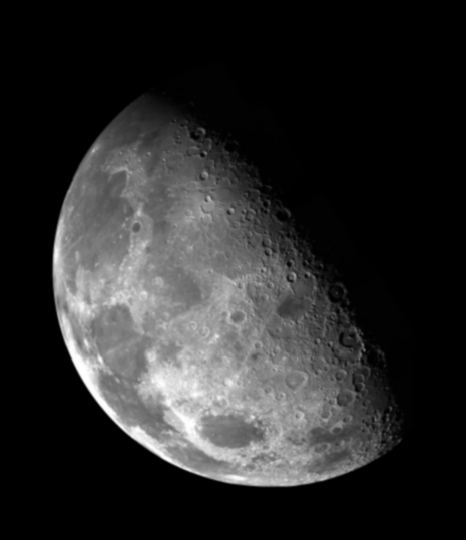
%> input picture 数字图像处理实验/lab4/p1/Fig_blurry_moon.tif, 466 x 540 px
$ octave assignment.m   (GNU Octave 9; MATLAB toolbox functions it lacks are replaced by stand-ins)
%> lines starting %> are read from the running program, lines starting %| are printed output that depends on the picture; in (x1, y1, x2, y2) boxes, pixels count from 0 and x2, y2 are one past the last pixel; in counts of white or black regions, pixels touching at a corner belong together; the program's own positions count from 1
### 数字图像处理实验/Lab1/Shrink.m
function [ image2 ] = Shrink( image,factor )
%UNTITLED2 此处显示有关此函数的摘要
%   此处显示详细说明
image2_x = size(image,1)/factor;
image2_y = size(image,2)/factor;
image2 = zeros(image2_x,image2_y);
for i = 1:image2_x
    for j = 1:image2_y
        image3 = image((i-1)*factor+1:i*factor,(j-1)*factor+1:j*factor);
        image2(i,j) = mean(mean(image3));
    end
end
end

### 数字图像处理实验/Lab1/Zoom.m
function [ image2 ] = Zoom( image,factor)
%UNTITLED4 此处显示有关此函数的摘要
%   此处显示详细说明
f = ones(factor,factor);
image2 = kron(image,f);
end

### 数字图像处理实验/Lab1/trans_greyIntensity.m
% function [ image2 ] = trans_greyIntensity( image,gray_level )
% %UNTITLED6 此处显示有关此函数的摘要
% %   此处显示详细说明
% reduce = 256/gray_level;
% image2 = fix(image/reduce*255/(gray_level-1));
%
% end
function reducedImage = trans_greyIntensity(image, numLevels)
    % Validate numLevels as an integer power of 2
    if mod(log2(numLevels), 1) ~= 0 || numLevels < 2 || numLevels > 256
        error('numLevels must be an integer power of 2 between 2 and 256.');
    end

    % Normalize the image to the range [0, 1]
    image = double(image) / 255;

    % Scale the image to the range [0, numLevels - 1]
    scaledImage = floor(image * numLevels);

    % Scale back to the range [0, 255] with reduced intensity levels
    reducedImage = uint8(scaledImage * (255 / (numLevels - 1)));

    % Display the original and reduced images for comparison
    figure;
    subplot(1, 2, 1), imshow(image * 255, []), title('Original Image');
    subplot(1, 2, 2), imshow(reducedImage, []), title(['Reduced to ', num2str(numLevels), ' Levels']);
end

### 数字图像处理实验/Lab1/assignment.m
% 分析可知，图像可分为三部分，
% 第一部分是245*512的黑色，
% 第二部分是20*236的黑色+20*40的白色+20*236的黑色
% 第三部分是245*512的黑色
image1 = zeros(246,512);                %生成第一部分
image2 = zeros(20,236);                 %生成第二部分的黑色
image3 = ones(20,40);                   %生成第二部分的白色
image4 = [image2 image3 image2];        %拼接第二部分
image5 = [image1;image4;image1];        %拼接三个部分，image5即为需要生成的图像
imshow(image5);                         %展示图像
imwrite(image5,'F:\dip\p1\test.bmp');   %保存为test.bmp
I = imread('F:\dip\p1\test.bmp');       %将图像读取到变量I中
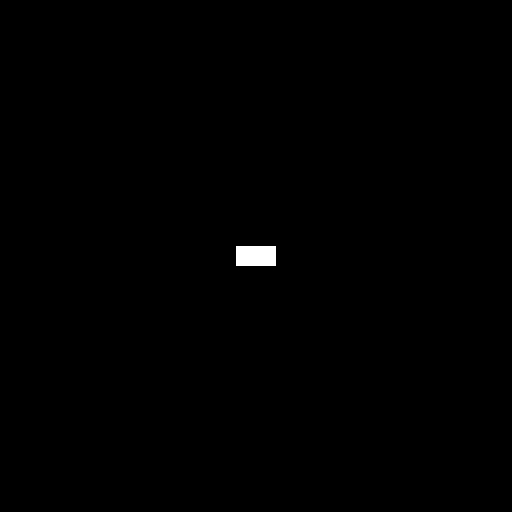
%> I: size 512x512 uint8; 0.31% white; 1 white region, box (x1, y1, x2, y2) and area: (236, 246, 276, 266) 800
imshow(I)
imwrite(image5,'F:\dip\p1\test.jpg')    %将图像保存为jpg格式
imwrite(image5,'F:\dip\p1\test.tif')    %将图像保存为tif格式
image6 = 1 - image5;
% imshow(image6)
image7 = imread('F:\dip\p1\Fig_blurry_moon.tif');
%> image7 is the input picture: size 540x466 uint8; min 0, max 254, mean 42.7
image8 = 255 - image7;
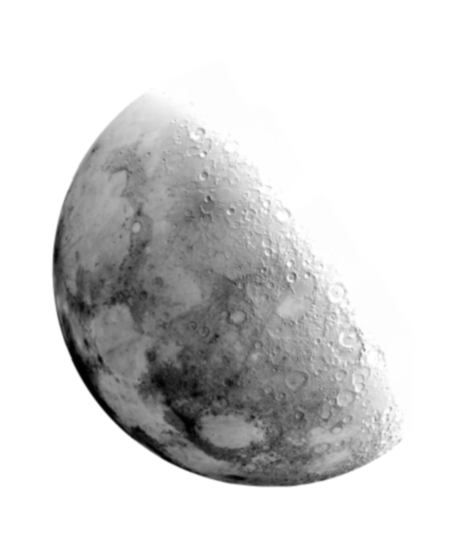
%> image8: size 540x466 uint8; min 1, max 255, mean 212.3
% imshow(image8)
image9 = imread('F:\dip\p1\Fig_rose.tif');
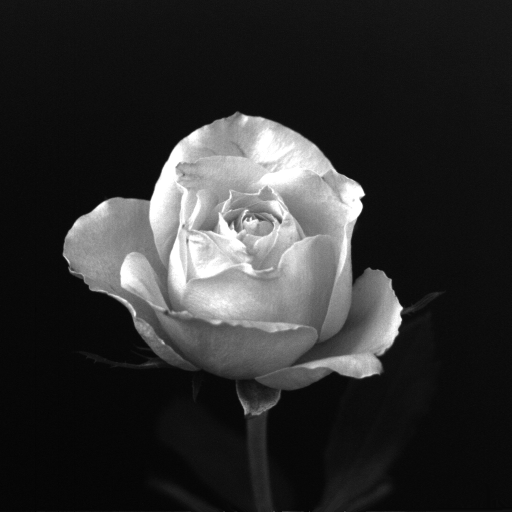
%> input picture 数字图像处理实验/lab4/p1/Fig_rose.tif, 1024 x 1024 px (shown at 1/2 size)
%> image9 is the input picture: size 1024x1024 uint8; min 0, max 255, mean 46.8
image10 = Shrink(image9,16);
%> after the loop in Shrink, `for i = 1:image2_x`:
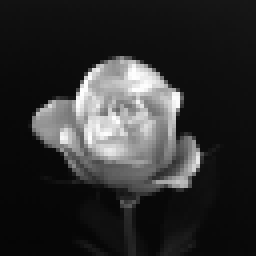
%> image2: size 64x64 double (shown 4 times larger); min 5.79, max 254.9, mean 46.8
image11 = image10/255;
% imshow(image11)
image12 = Zoom(image11,16);
% imshow(image12);
num = input('请输入一个2的幂次：');
%> the answer given: 3
image13 = imread('F:\dip\p1\Fig_ctskull-256.tif');
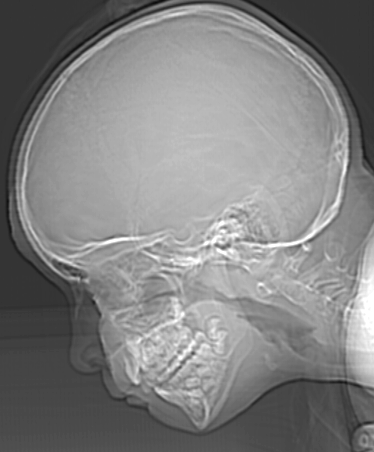
%> input picture 数字图像处理实验/lab4/p1/Fig_ctskull-256.tif, 374 x 452 px
%> image13 is the input picture: size 452x374 uint8; min 12, max 255, mean 129.4
image14 = trans_greyIntensity(image13 ,num);
%> the run ends on the next line
